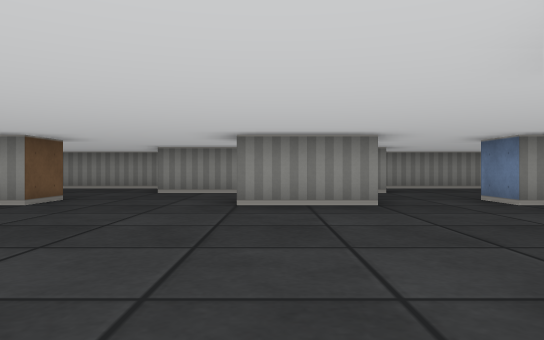
view 1 (above)

16 first-person views from a walk through a cub3D ray-caster map. The camera is about half as high as the walls, looks level and sees 70° across. The floor is counted in squares. Each view is taken from the middle of a square. On the plan, view 1 faces up. The plan holds only what a view shows up to about 9 squares ahead; the rest is blank.

view 2
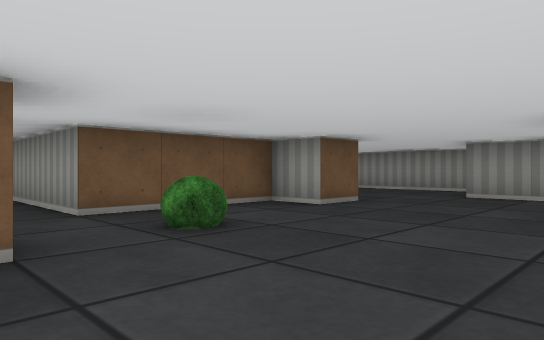

view 3
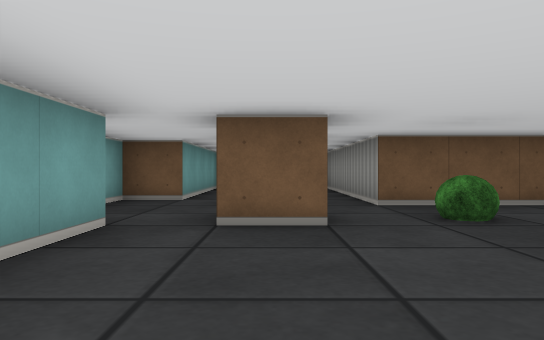

view 4
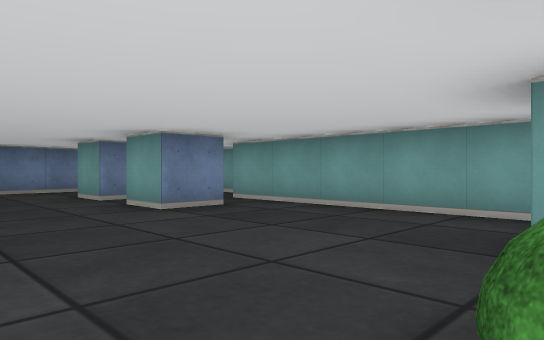

view 5
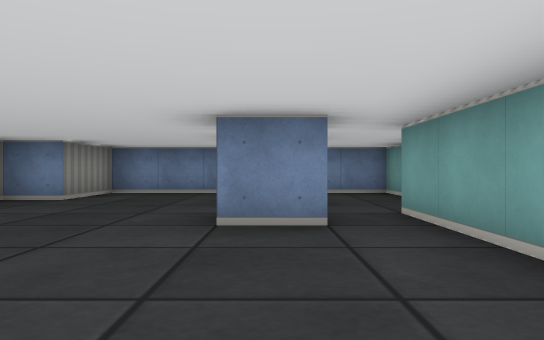

view 6
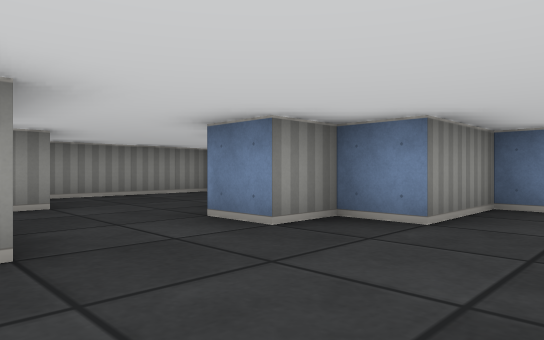

view 7
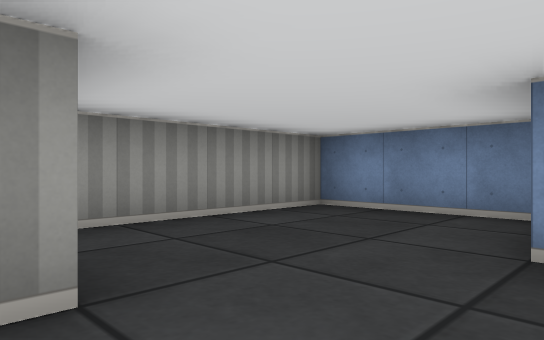

view 8
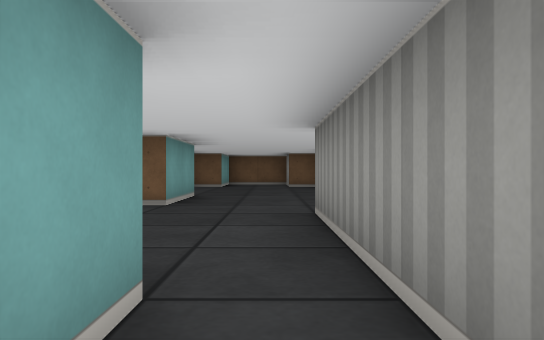

view 9
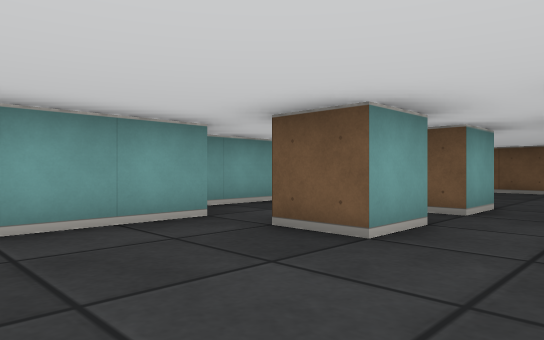

view 10
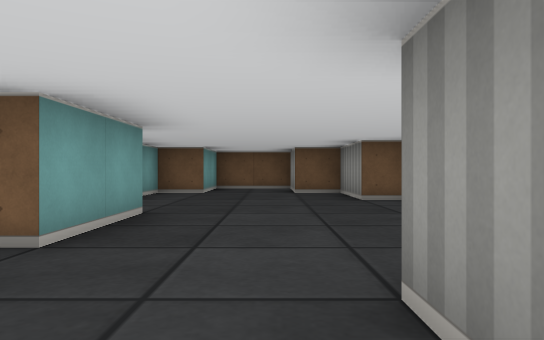

view 11
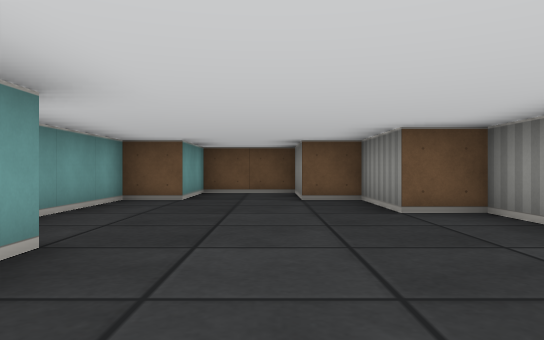

view 12
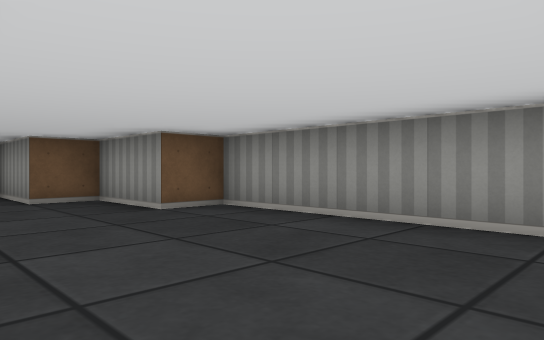

view 13
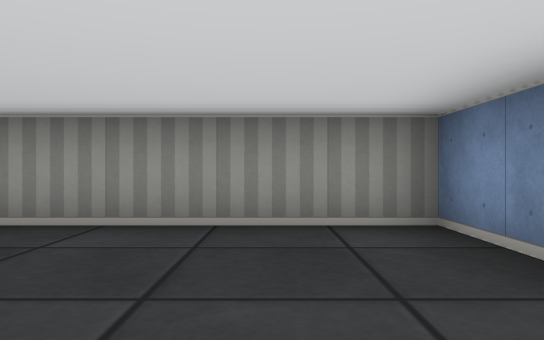

view 14
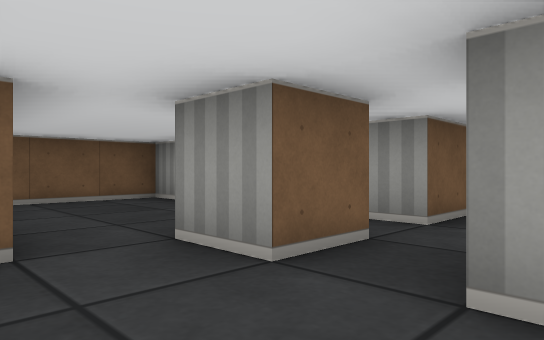

view 15
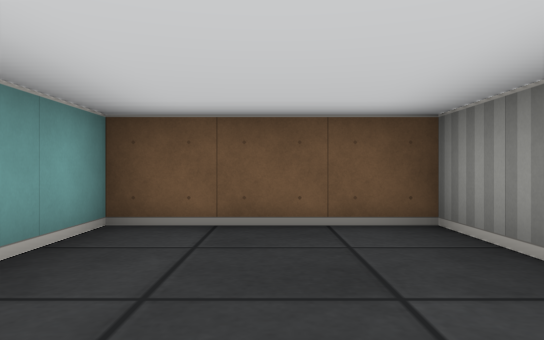

view 16
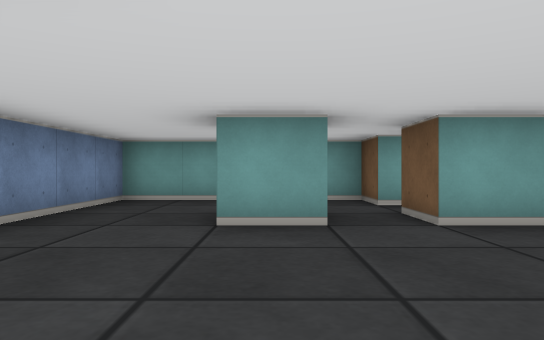

### Floor plan
Points are (right, up) in squares from view 1. A wall is a line through its corners. A room is listed if a view was taken in it or the views show most of it. See-through windows are left out.
Room 1 (views 1, 2, 3, 4, 5, 6, 7, 8, 9, 10, 11, 12, 14, 15, 16)
walls: (1.5, 5.5) (-0.5, 5.5); (0.5, 7.5) (1.4, 7.5); (1.5, 0.4) (1.5, 1.5) (2.5, 1.5) (2.5, 0.5); (-3.5, 1.5) (-2.5, 1.5) (-2.5, 0.5); (-3.5, 6.5) (-3.5, 5.5) (-4.5, 5.5) (-4.5, 2.5) (-9.5, 2.5) (-9.5, -0.5) (-5.5, -0.5) (-5.5, -1.5) (-3.1, -1.5); (3.5, 1) (3.5, 1.5) (4.5, 1.5); (-2.6, -0.5) (2.5, -0.5) (2.5, -1.5) (6.5, -1.5) (6.5, 4.5) (4.5, 4.5) (4.5, 5.5) (3.5, 5.5) (3.5, 6.5); (2.6, 8.5) (-2.5, 8.5); (-5.5, 1.5) (-4.5, 1.5) (-4.5, 0.5) (-5.5, 0.5); (6.5, 7.9) (6.5, 10.5) (3, 10.5)
ways out: opening at (-3, 8) to room 2
objects: bush (-3, 3)
Room 2 (view 13)
walls: (-5.5, 6.5) (-3.5, 6.5); (-2.5, 9.1) (-2.5, 10.5) (-7.5, 10.5) (-7.5, 9.5) (-9.5, 9.5) (-9.5, 8.5) (-11.5, 8.5) (-11.5, 6.5) (-9.5, 6.5) (-9.5, 5.5) (-7.1, 5.5)
ways out: opening at (-3, 8) to room 1

Positions as (right, up) in squares from view 1, and headings:
1: (0, 0), facing up
2: (0, 1), facing up-left
3: (1, 1), facing left
4: (-3, 4), facing down-right
5: (-2, 1), facing right
6: (1, 3), facing up-right
7: (2, 7), facing up-right
8: (2, 8), facing left
9: (0, 3), facing down-left
10: (-1, 8), facing left
11: (-3, 8), facing left
12: (-3, 7), facing up-left
13: (-4, 7), facing up
14: (-3, -1), facing up-left
15: (-6, 1), facing left
16: (4, 5), facing down
